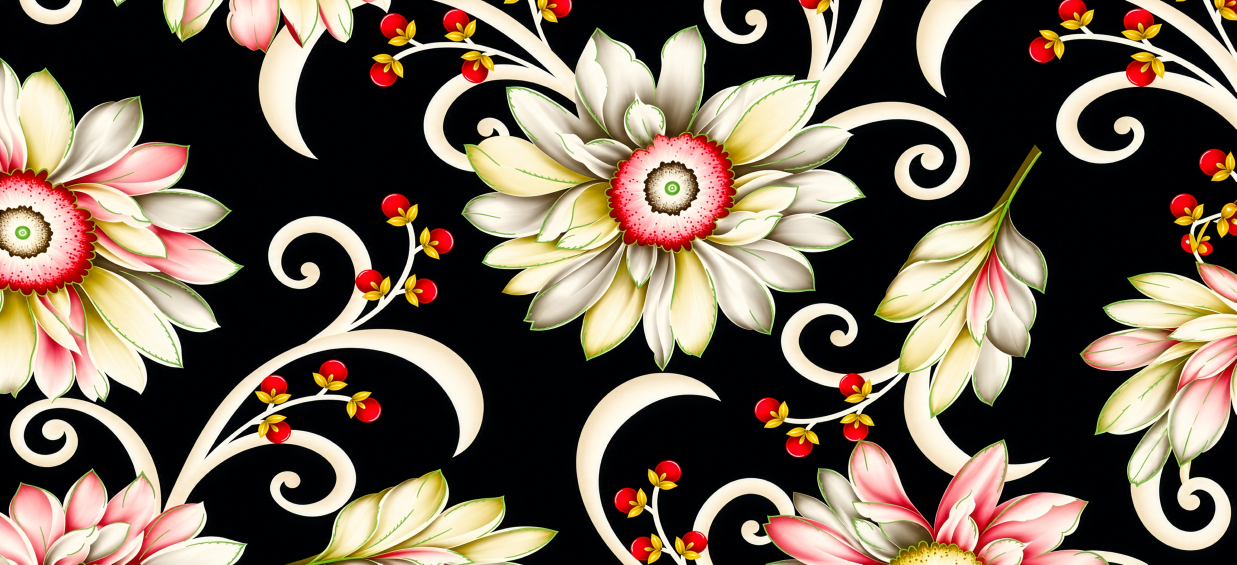
#> input picture textile_project/tests/samples/design13_black_floral.jpg, 3709 x 1695 px (shown at 1/3 size)
$ python method1_colorfill.py --line ../tests/samples/design13_black_floral.jpg --ref ../tests/samples/ai_floral_allover.png --out out
#> lines starting #> are read from the running program, lines starting #| are printed output that depends on the picture
#!/usr/bin/env python3
"""
colorfill.py  -  Line art me reference image ke hisaab se flat colors bharna (Method 1).

Rules (CLAUDE.md me detail hai):
  * Sirf reference ke flat colors (channel-wise). Koi shading / anti-aliasing / mixed pixel nahi.
  * Koi smoothing NAHI (corners, dots, patli lines original jaisi rehni chahiye).
  * Default 3535 x 3535 px @ 300 DPI (= 11.78 inch) - mill ka working format.

Usage:
  python colorfill.py --line lineart.png --ref colored.png --out output/
  python colorfill.py --line a.png --ref b.png --out out/ --size 3535 --dpi 300 --name design01
"""
import argparse, io, json, os, sys, zipfile
import numpy as np
import cv2
from PIL import Image, ImageDraw
from scipy import ndimage

Image.MAX_IMAGE_PIXELS = None


def log(msg):
    print(msg, flush=True)


# ---------------------------------------------------------------- palette
def extract_palette(ref_rgb, max_colors, min_share):
    """Reference ke flat colors nikaalo. Agar reference already flat hai to exact colors,
    warna k-means se max_colors tak."""
    flat = ref_rgb.reshape(-1, 3)
    cols, counts = np.unique(flat, axis=0, return_counts=True)
    share = counts / counts.sum()
    keep = share >= min_share
    if keep.sum() <= max_colors and share[keep].sum() > 0.97:
        log(f"[palette] Reference flat hai: {keep.sum()} exact colors mile.")
        return cols[keep].astype(np.uint8), True
    log(f"[palette] Reference flat nahi hai ({len(cols)} unique colors). "
        f"k-means se {max_colors} colors bana raha hoon - result zaroor check karna.")
    from sklearn.cluster import KMeans
    sample = flat[np.random.default_rng(0).choice(len(flat), min(len(flat), 400000), replace=False)]
    km = KMeans(max_colors, n_init=4, random_state=0).fit(sample.astype(np.float32))
    pal = np.unique(np.clip(np.rint(km.cluster_centers_), 0, 255).astype(np.uint8), axis=0)
    return pal, False


def map_to_palette(img_rgb, pal):
    """Har pixel ko nearest palette index par map karo (chunked, memory safe)."""
    h, w, _ = img_rgb.shape
    out = np.empty((h, w), np.uint8)
    p = pal.astype(np.int32)
    step = max(1, 4_000_000 // (w * len(pal)))
    for y in range(0, h, step):
        blk = img_rgb[y:y + step].astype(np.int32)
        out[y:y + step] = ((blk[:, :, None, :] - p[None, None]) ** 2).sum(-1).argmin(-1)
    return out


# ---------------------------------------------------------------- alignment
def alignment_score(lines, ref_idx):
    """Reference ke color-boundaries kitne % line art ki lines ke paas padte hain.
    Aligned images me ye high hota hai; shift / alag design par low."""
    b = np.zeros_like(lines)
    b[:, 1:] |= ref_idx[:, 1:] != ref_idx[:, :-1]
    b[1:, :] |= ref_idx[1:, :] != ref_idx[:-1, :]
    near = cv2.dilate(lines.astype(np.uint8), np.ones((7, 7), np.uint8)) > 0
    return float((b & near).sum() / max(b.sum(), 1))


# ---------------------------------------------------------------- main
def main():
    ap = argparse.ArgumentParser(description="Line art color fill (Method 1, no smoothing)")
    ap.add_argument("--line", required=True, help="Black & white line art")
    ap.add_argument("--ref", required=True, help="Colored reference (same design, same alignment)")
    ap.add_argument("--out", required=True, help="Output folder")
    ap.add_argument("--name", default=None, help="Output file prefix (default: line art ka naam)")
    ap.add_argument("--size", type=int, default=3535, help="Output px (square). Default 3535")
    ap.add_argument("--dpi", type=int, default=300, help="Default 300 (mill format)")
    ap.add_argument("--max-colors", type=int, default=16, help="Non-flat reference ke liye k-means colors")
    ap.add_argument("--min-share", type=float, default=0.0005, help="Isse kam share wale stray colors ignore")
    ap.add_argument("--line-threshold", type=int, default=150, help="Gray < ye = line (0-255)")
    ap.add_argument("--line-color", default="auto", help="'auto' ya hex jaise EFCE6A")
    ap.add_argument("--min-align", type=float, default=0.55, help="Isse kam alignment score par STOP")
    ap.add_argument("--force", action="store_true", help="Alignment warning ke bawajood chalao")
    a = ap.parse_args()

    os.makedirs(a.out, exist_ok=True)
    name = a.name or os.path.splitext(os.path.basename(a.line))[0]
    S, DPI = a.size, a.dpi

    line = cv2.imread(a.line, cv2.IMREAD_GRAYSCALE)
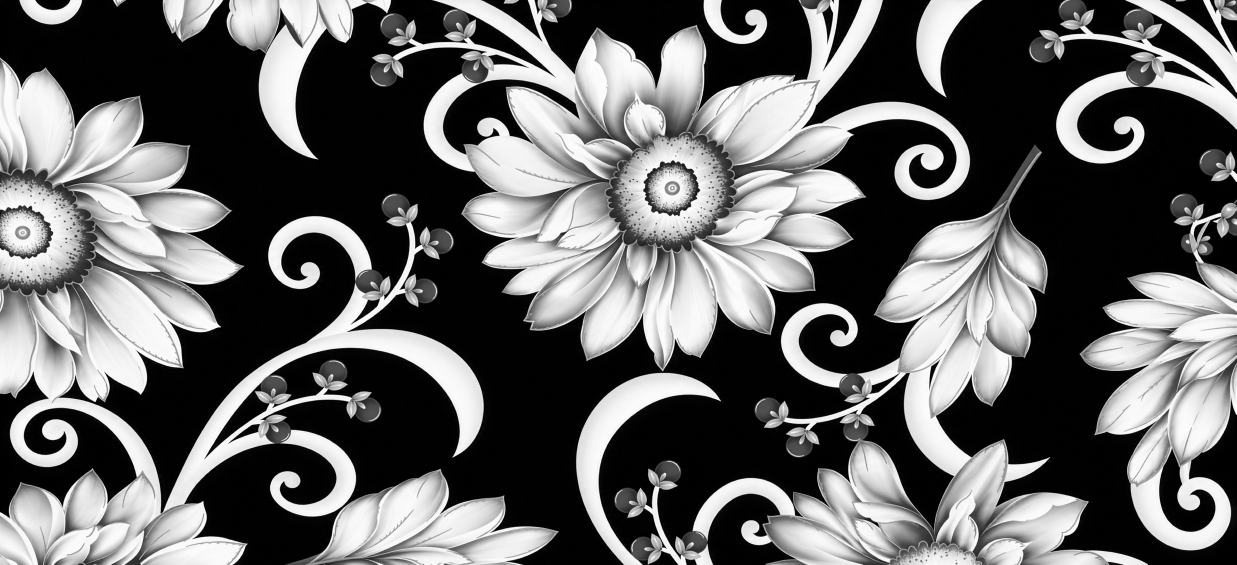
#> line: shape (1695, 3709) (shown at 1/3 size); min 0, max 255, mean 102.1
    ref_bgr = cv2.imread(a.ref, cv2.IMREAD_COLOR)
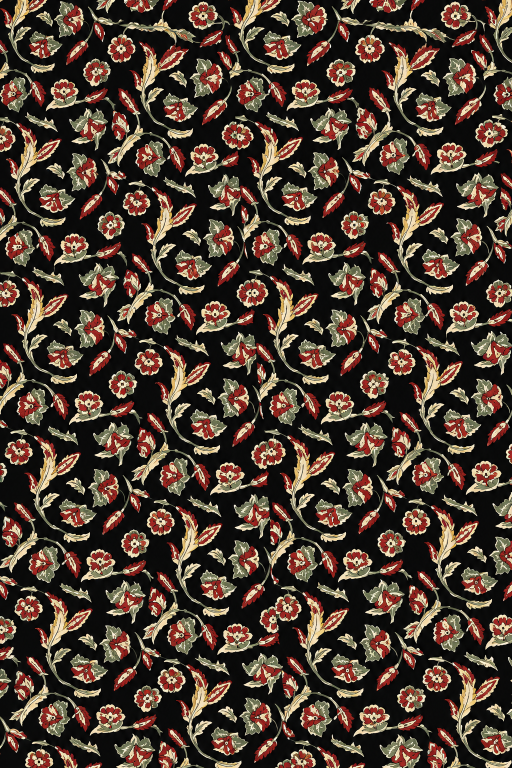
#> input picture textile_project/tests/samples/ai_floral_allover.png, 1024 x 1536 px (shown at 1/2 size)
#> ref_bgr is the input picture: shape (1536, 1024, 3); mean B, G, R 49.3, 60.5, 76.5
    if line is None or ref_bgr is None:
        sys.exit("ERROR: image read nahi hui - path check karo.")
    ref = cv2.cvtColor(ref_bgr, cv2.COLOR_BGR2RGB)
    log(f"[input] line art {line.shape[1]}x{line.shape[0]}, reference {ref.shape[1]}x{ref.shape[0]}")

    ar_l = line.shape[1] / line.shape[0]
#> ar_l = 2.19
    ar_r = ref.shape[1] / ref.shape[0]
#> ar_r = 0.667
    if abs(ar_l - ar_r) > 0.01:
#> (the run stopped early here; a loop or call above may not have finished)
